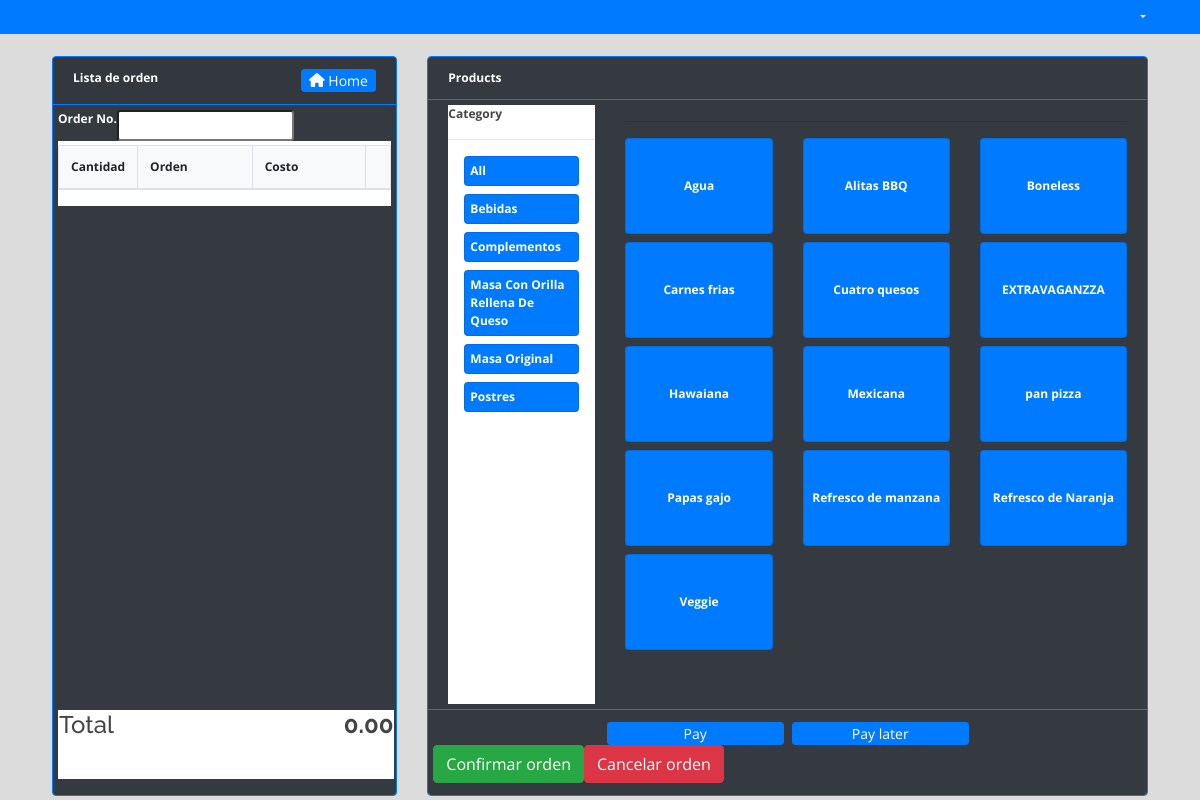
The app's page /billing/index.php with its own data.
### tables this page shows
CREATE TABLE `categories` (
  `id` int(30) NOT NULL,
  `name` varchar(200) NOT NULL,
  `description` text NOT NULL
);

CREATE TABLE `products` (
  `id` int(30) NOT NULL,
  `category_id` int(30) NOT NULL,
  `name` varchar(200) NOT NULL,
  `description` text NOT NULL,
  `price` float NOT NULL,
  `status` tinyint(1) NOT NULL DEFAULT 1 COMMENT '0=Unavailable,1=Available'
);

### billing/home.php (the view, shortened to what this page needs)
<?php include '../db_connect.php' ?>
<div class="container-fluid o-field">
	<div class="row mt-3 ml-3 mr-3">
        <div class="col-lg-4">
           <div class="card bg-dark border-primary">
                <div class="card-header text-white  border-primary">
                    <b>Lista de orden</b>
                <span class="float:right"><a class="btn btn-primary btn-sm col-sm-3 float-right" href="../index.php" id="">
                    <i class="fa fa-home"></i> Home
                </a></span>
                </div>
               <div class="card-body">
            <form action="" id="manage-order">
                <div class="bg-white" id='o-list'>
                            <div class="d-flex w-100 bg-dark mb-1">
                                <label for="" class="text-white"><b>Order No.</b></label>
                                <input type="number" class="form-control-sm" name="order_number" value="<?php echo isset($order_number) ? $order_number : '' ?>" required>
                            </div>
                   <table class="table table-bordered bg-light" >
                        <colgroup>
                            <col width="20%">
                            <col width="40%">
                            <col width="40%">
                            <col width="5%">
                        </colgroup>
                       <thead>
                           <tr>
                               <th>Cantidad</th>
                               <th>Orden</th>
                               <th>Costo</th>
                               <th></th>
                           </tr>
                       </thead>
                   </table>
                </div>
                   <div class="d-block bg-white" id="calc">
                       <table class="" width="100%">
                           <tbody>
                                <tr>
                                   <td><b><h4>Total</h4></b></td>
                                   <td class="text-right">
                                       <span class=""><h4><b id="total_amount">0.00</b></h4></span>
                                   </td>
                               </tr>
                           </tbody>
                       </table>
                   </div>
           </form>
               </div>
           </div>
        </div>
        <div class="col-lg-8  p-field">
            <div class="card border-primary">
                <div class="card-header bg-dark text-white  border-primary">
                    <b>Products</b>
                </div>
                <div class="card-body bg-dark d-flex" id='prod-list'>
                    <div class="col-md-3">
                        <div class="w-100 pr-0 bg-white" id="cat-list">
                            <b>Category</b>
                            <hr>
                            <div class="card bg-primary mx-3 mb-2 cat-item" style="height:auto !important;" data-id = 'all'>
                                <div class="card-body">
                                    <span><b class="text-white">
                                        All
                                    </b></span>
                                </div>
                            </div>
                            <?php
                            $qry = $conn->query("SELECT * FROM categories order by name asc");
                            while($row=$qry->fetch_assoc()):
                            ?>
                            <div class="card bg-primary mx-3 mb-2 cat-item" style="height:auto !important;" data-id = '<?php echo $row['id'] ?>'>
                                <div class="card-body">
                                    <span><b class="text-white">
                                        <?php echo ucwords($row['name']) ?>
                                    </b></span>
                                </div>
                            </div>
                            <?php endwhile; ?>
                        </div>
                    </div>
                    <div class="col-md-9">
                        <hr>
                        <div class="row">
                            <?php
                            $prod = $conn->query("SELECT * FROM products where status = 1 order by name asc");
                            while($row=$prod->fetch_assoc()):
                            ?>
                            <div class="col-md-4 mb-2">
                                <div class="card bg-primary prod-item" data-json = '<?php echo json_encode($row) ?>' data-category-id="<?php echo $row['category_id'] ?>">
                                    <div class="card-body">
                                        <span><b class="text-white">
                                            <?php echo $row['name'] ?>
                                        </b></span>
                                    </div>
                                </div>
                            </div>
                        <?php endwhile; ?>
                        </div>
                    </div>
                </div>
            <div class="card-footer bg-dark  border-primary">
                <div class="row justify-content-center">
                    <div class="btn btn btn-sm col-sm-3 btn-primary mr-2" type="button" id="pay">Pay</div>
                    <div class="btn btn btn-sm col-sm-3 btn-primary" type="button" id="save_order">Pay later</div>
                </div>
                <div class="row justify-content-left">
                    <div>
                	    <form action="http://localhost/Tick-Restaurant/orden-confirmada.php" method="post" enctype="multipart/form-data">
                            <button class="btn btn-success" type="submit"> Confirmar orden</button></br>
                        </form>
                    </div>
                    <div>
                        <form action="http://localhost/Tick-Restaurant/orden-cancelada.php" method="post" enctype="multipart/form-data">
                            <button class="btn btn-danger" type="submit"> Cancelar orden</button>
                        </form>
                    </div>
                </div>
            </div>
            </div>
        </div>
    </div>
</div>

### assets/css/style.css (style rules this page uses)
body { font-family: "Open Sans", sans-serif; color: #444444; width: 100%; height: calc(100%); font-size: 12px; }
a { color: #1977cc; }
h1, h2, h3, h4, h5, h6 { font-family: "Raleway", sans-serif; }
.justify-content-center { justify-content: center !important; }
.btn-sm { padding: .0001rem .2rem; }

### billing/index.php (style rules this page uses)
body { background: #80808045; position: fixed; width: calc(100%); height: calc(100%); overflow: auto; }

### billing/home.php (style rules this page uses)
main .card { height:calc(100%); }
main .card-body { height:calc(100%); overflow: auto; padding: 5px; position: relative; }
main .container-fluid, main .container-fluid>.row,main .container-fluid>.row>div { height:calc(100%); }
#o-list { height: calc(87%); overflow: auto; }
#calc { position: absolute; bottom: 1rem; height: calc(10%); width: calc(98%); }
.prod-item { min-height: 12vh; cursor: pointer; }
.prod-item .card-body { display: flex; justify-content: center; align-items: center; }
#cat-list { height: calc(100%) }
.cat-item { cursor: pointer; }

### records on screen
categories: name "Bebidas"
categories: name "Complementos"
categories: name "Masa Con Orilla Rellena De Queso"
categories: name "Masa Original"
categories: name "Postres"
products: name "Agua"
products: name "Alitas BBQ"
products: name "Boneless"
products: name "Carnes frias"
products: name "Cuatro quesos"
products: name "EXTRAVAGANZZA"
products: name "Hawaiana"
products: name "Mexicana"
products: name "pan pizza"
products: name "Papas gajo"
products: name "Refresco de manzana"
products: name "Refresco de Naranja"
products: name "Veggie"
